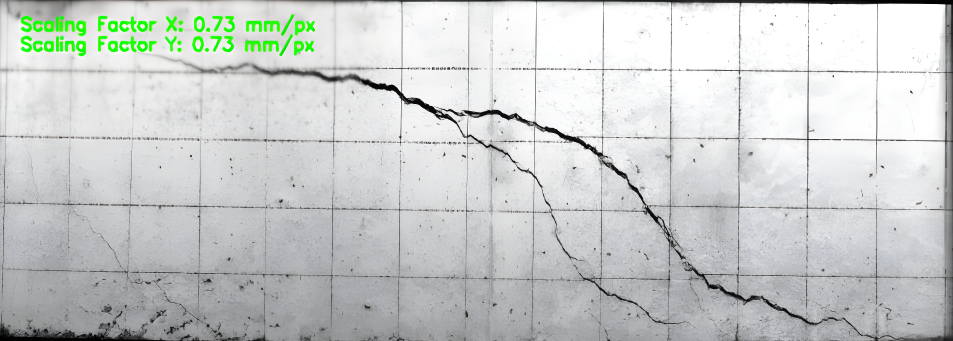
#> input picture testing_blurry.png, 1906 x 682 px (shown at 1/2 size); its folder holds only this picture in this run
$ python run_pipeline.py --image testing_blurry.png
#> lines starting #> are read from the running program, lines starting #| are printed output that depends on the picture; pictures that were not available may be replaced by others from this repository, and a replacement may not be noted
### utils.py


import os
from PIL import Image
import re
from remove_gridlines import remove_grid_pieces_only, inpaint_with_mask
import numpy as np
from skimage import io, exposure, img_as_ubyte
import cv2
import subprocess
import sys
from multiprocessing import Process, Queue
import time
import shutil
import threading
crack_segmentation_dir_string = "models/crack_segmentation"
crack_segmentation_dir = os.path.join(os.getcwd(), crack_segmentation_dir_string)

deep_crack_dir_string = "models/DeepCrack/codes"
deep_crack_dir = os.path.join(os.getcwd(), deep_crack_dir_string)
endpoint = 'http://127.0.0.1:8000'
def run_inference(tiles_dir, output_dir="experiment"):
    experiment_dir = os.path.join(crack_segmentation_dir, output_dir)
    empty_folder(experiment_dir)
    command = [
        sys.executable,
        "inference_unet.py",
        "-img_dir", f"./{tiles_dir}",
        "-model_path", "models/model_unet_vgg16_best.pt",
        "-model_type", "vgg16",
        "-out_viz_dir", "viz_result",
        "-out_pred_dir", output_dir,
        "-threshold", "0.2",
    ]

    try:
        result = subprocess.run(
            command,
            cwd=crack_segmentation_dir,
            check=True
        )
    except subprocess.CalledProcessError:
        print("- Inference process failed.")
        return False

    if result.returncode == 0:
        return True
    else:
        return False


# [119 lines left out: functions extract_deepcracks, getBinaryImage, join_tiles_after_inference, not called in this run]


def make_tiles_fixed_size(img, tile_size=512, save_dir=f"{crack_segmentation_dir_string}/tiles2_s"):
    """
    Splits an image into fixed-size tiles.
    """
    tiles_dir = os.path.join(os.getcwd(), save_dir)
    empty_folder(tiles_dir)
    tiles = split_image(img, tile_size=tile_size, save_dir=save_dir)

    # [4 lines of commented-out code are left out]


def split_image(img, tile_size=256, save_dir=None):
    """
    Split an image into tiles of size `tile_size x tile_size`.
    ⚡ THREADED: Saves tiles to disk in parallel when save_dir is given.
    """
    from concurrent.futures import ThreadPoolExecutor

    if isinstance(img, Image.Image):
        img = np.array(img)

    H, W = img.shape[:2]
    pieces = []
    save_tasks = []
    count = 1

    for y in range(0, H, tile_size):
        for x in range(0, W, tile_size):
            tile = img[y:y+tile_size, x:x+tile_size].copy()
            pieces.append(tile)
            if save_dir:
                save_tasks.append((tile, count))
            count += 1

    if save_dir and save_tasks:
        os.makedirs(save_dir, exist_ok=True)

        def _save_tile(args):
            tile, idx = args
            tile_img = Image.fromarray(tile)
            tile_img.save(os.path.join(save_dir, f"{idx}.png"))

        with ThreadPoolExecutor() as executor:
            list(executor.map(_save_tile, save_tasks))

    return pieces

# [34 lines left out: function join_tiles_from_folder, not called in this run]


import cv2

# [22 lines left out: function overlay_binary_images, not called in this run]

def empty_folder(folder_path):
    """
    Deletes all files and subfolders inside folder_path,
    but keeps the folder itself.
    """
    if not os.path.exists(folder_path):
        os.makedirs(folder_path, exist_ok=True)
        return

    for name in os.listdir(folder_path):
        path = os.path.join(folder_path, name)
        try:
            if os.path.isfile(path) or os.path.islink(path):
                os.unlink(path)
            elif os.path.isdir(path):
                shutil.rmtree(path)
        except Exception as e:
            print(f"⚠️ Failed to delete {path}: {e}")


# [191 lines left out: functions night_vision_lab, enhance_contrast_in_directory, enhance_contrast, resize_image, _run_unet_parallel_wrapper, _run_deepcrack_parallel_wrapper and 1 more, not called in this run]

# [10 lines of commented-out code are left out]

### run_pipeline.py
"""
Headless crack-extraction pipeline (no GUI windows, no gridline removal, no IOPaint).

Mirrors crack.py -> process_image():
    1. upscale the image x2 (bicubic, or RealESRGAN through IOPaint with --iopaint like crack.py)
    2. UNet (models/crack_segmentation) on 300px tiles
    3. DeepCrack (models/DeepCrack) on 400px tiles with contrast enhancement
    4. merge both predictions (pixel-wise max)
    5. threshold -> binary crack mask
    6. keep only cracks inside the dataset's reference mask

Usage:
    python run_pipeline.py --image "<path to image>" [--reference <ref.png>] [--out outputs] [--iopaint]

--iopaint needs the IOPaint server on port 8000 (see "iopaint commands").

If --reference is omitted, references/<dataset folder>_ref.png is used
(same naming as gen_ref_mask.get_reference_path).
"""
import argparse
import os
import re

import cv2
import numpy as np

from utils import (make_tiles_fixed_size, run_inference, join_tiles_after_inference,
                   overlay_binary_images, crack_segmentation_dir_string)
from deepcrack_pipeline import start_deepcrack_pipeline, deep_crack_dir_string
from remove_gridlines import intersect_masks

SCALE_FACTOR = 2        # crack.py: scale_image_factor
UNET_TILE_SIZE = 300    # crack.py: _TILE_SIZE
DEEPCRACK_TILE_SIZE = 400  # remove_gridlines(): tile_size when not making a reference
THRESHOLD_VALUE = 23    # crack.py: threshold_value
REFERENCE_FOLDER = "references"


def get_reference_path(dataset_folder):
    name = re.sub(r'[^\w\-]', '_', os.path.basename(os.path.normpath(dataset_folder)))
    return os.path.join(REFERENCE_FOLDER, f"{name}_ref.png")


def upscale(img, scale):
    # Same size rule as scale_image.scale_image(), without the RealESRGAN server.
    if (scale == 2 and img.shape[1] > 1800) or (scale == 4 and img.shape[1] > 3000):
        return img
    return cv2.resize(img, (img.shape[1] * scale, img.shape[0] * scale), interpolation=cv2.INTER_CUBIC)


# [5 lines left out: function get_binary_image_of_cracks, not called in this run]


def run_unet(image):
    make_tiles_fixed_size(image, tile_size=UNET_TILE_SIZE)
    if not run_inference("tiles2_s", output_dir="experiment"):
        raise RuntimeError("UNet inference failed")
    return join_tiles_after_inference(crack_segmentation_dir_string, "experiment",
                                      tile_size=UNET_TILE_SIZE,
                                      original_h=image.shape[0], original_w=image.shape[1])


# [48 lines left out: functions run_deepcrack, run_deepcrack_only, run_unet_only, not called in this run]


def main():
    parser = argparse.ArgumentParser(description="Extract a binary crack mask from one image.")
    parser.add_argument("--image", required=True)
    parser.add_argument("--reference", default=None)
    parser.add_argument("--no-reference", action="store_true",
                        help="skip the reference intersection; only the unmasked binary is saved")
    parser.add_argument("--out", default="outputs")
    parser.add_argument("--threshold", type=int, default=THRESHOLD_VALUE)
    parser.add_argument("--iopaint", action="store_true",
                        help="upscale with RealESRGAN via the IOPaint server (scale_image.py)")
    parser.add_argument("--size", default=None, metavar="WxH",
                        help="resize image and reference to WxH (e.g. 448x224); the models still run "
                             "on the x2 upscaled image and the result is brought back to WxH")
    parser.add_argument("--deepcrack-only", action="store_true",
                        help="run only DeepCrack on the image as-is (no upscale, UNet or reference) "
                             "and threshold its output")
    parser.add_argument("--unet-only", action="store_true",
                        help="run only UNet (no DeepCrack or reference) and threshold its output")
    parser.add_argument("--upscale", type=int, default=None,
                        help="upscale factor before the models (2 or 4; RealESRGAN with --iopaint). "
                             "Default: 2 for the full pipeline, 1 for --unet-only")
    parser.add_argument("--deepcrack-tile", type=int, default=DEEPCRACK_TILE_SIZE,
                        help="DeepCrack tile size in px; lower = more aggressive")
    args = parser.parse_args()

    image = cv2.imread(args.image)
#> image is the input picture: shape (682, 1906, 3); mean B, G, R 203.9, 205.3, 201.8
    if image is None:
        raise FileNotFoundError(args.image)
    if args.deepcrack_only:
        run_deepcrack_only(image, args)
        return
    if args.unet_only:
        args.upscale = args.upscale or 1
        run_unet_only(image, args)
        return
    print(f"[INFO] image: {args.image} {image.shape}")
#| [INFO] image: testing_blurry.png (682, 1906, 3)
    if args.no_reference:
        reference = np.full(image.shape[:2], 255, np.uint8)  # keeps everything
        print("[INFO] no reference intersection")
    else:
        ref_path = args.reference or get_reference_path(os.path.dirname(os.path.abspath(args.image)))
        reference = cv2.imread(ref_path, cv2.IMREAD_GRAYSCALE)
#> reference: shape (682, 1906); min 0, max 255, mean 203.6
        if reference is None:
            raise FileNotFoundError(ref_path)
        print(f"[INFO] reference: {ref_path} {reference.shape}")
#| [INFO] reference: references/t1_ref.png (682, 1906)

    size = None
    if args.size:
        size = tuple(int(v) for v in args.size.lower().split("x"))  # (W, H)
        image = cv2.resize(image, size, interpolation=cv2.INTER_AREA)
        # INTER_AREA + ">0" keeps thin reference cracks that nearest-neighbour would drop
        reference = np.where(cv2.resize(reference, size, interpolation=cv2.INTER_AREA) > 0, 255, 0).astype(np.uint8)
        print(f"[INFO] resized image and reference to {size[0]}x{size[1]}")
    input_image = image

    factor = args.upscale or SCALE_FACTOR
    if args.iopaint:
        from scale_image import scale_image
        print(f"[→] RealESRGAN x{factor} upscale via IOPaint ...")
        image = scale_image(image, factor)
    else:
        image = upscale(image, factor)
    print(f"[INFO] upscaled to {image.shape}")
#| [INFO] upscaled to (682, 1906, 3)
    if size is None and reference.shape != image.shape[:2]:
        print(f"[WARN] resizing reference {reference.shape} -> {image.shape[:2]}")
        reference = cv2.resize(reference, (image.shape[1], image.shape[0]), interpolation=cv2.INTER_NEAREST)

    print("[→] UNet ...")
    unet = run_unet(image)
#> after the loop in split_image, `for y in range(0, H, tile_size):`: count = 22; pieces = 21 items
#> in _save_tile (call 15), `tile_img = Image.fromarray(tile)`:
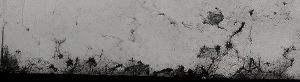
#> tile_img: PIL image 300x82 RGB; mean R, G, B 126.9, 125.6, 124.1
#> in _save_tile (call 16), `tile_img = Image.fromarray(tile)`:
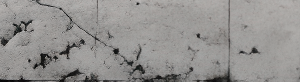
#> tile_img: PIL image 300x82 RGB; mean R, G, B 147.4, 145.7, 143.8
#> in _save_tile (call 17), `tile_img = Image.fromarray(tile)`:
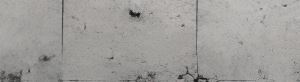
#> tile_img: PIL image 300x82 RGB; mean R, G, B 159.2, 157.5, 155.5
#> in _save_tile (call 18), `tile_img = Image.fromarray(tile)`:
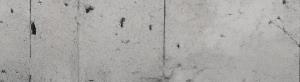
#> tile_img: PIL image 300x82 RGB; mean R, G, B 169.2, 167.2, 165.2
#> in _save_tile (call 19), `tile_img = Image.fromarray(tile)`:
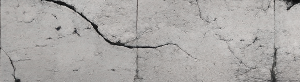
#> tile_img: PIL image 300x82 RGB; mean R, G, B 170.7, 168.1, 166.2
#> in _save_tile (call 20), `tile_img = Image.fromarray(tile)`:
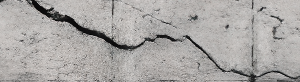
#> tile_img: PIL image 300x82 RGB; mean R, G, B 169.7, 167, 165.1
#> in _save_tile (call 21), `tile_img = Image.fromarray(tile)`:
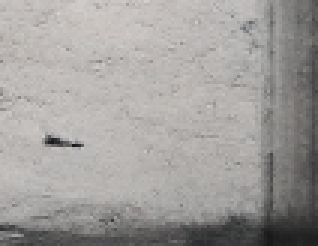
#> tile_img: PIL image 106x82 RGB (shown 3 times larger); mean R, G, B 160.3, 158.1, 156.2
    print("[→] DeepCrack ...")
    print(f"[INFO] DeepCrack tile size: {args.deepcrack_tile}")
    deepcrack = run_deepcrack(image, args.deepcrack_tile)

    merged = overlay_binary_images(unet, deepcrack)
    if size is not None:
        merged = cv2.resize(merged, size, interpolation=cv2.INTER_AREA)
        image = input_image
    binary_no_ref = get_binary_image_of_cracks(merged, args.threshold)
    binary = intersect_masks(reference, binary_no_ref)

    os.makedirs(args.out, exist_ok=True)
    stem = re.sub(r"[^\w\-]", "_", os.path.splitext(os.path.basename(args.image))[0])
    if args.deepcrack_tile != DEEPCRACK_TILE_SIZE:
        stem += f"_dc{args.deepcrack_tile}"
    if factor != SCALE_FACTOR:
        stem += f"_x{factor}"
    if args.iopaint:
        stem += "_iopaint"
    if size is not None:
        stem += f"_{size[0]}x{size[1]}"
    overlay = image.copy()
    overlay[binary > 0] = (0, 0, 255)
    outputs = {
        f"{stem}_binary.png": binary,
        f"{stem}_binary_no_reference.png": binary_no_ref,
        f"{stem}_overlay.png": overlay,
        f"{stem}_unet_raw.png": unet,
        f"{stem}_deepcrack_raw.png": deepcrack,
    }
    if size is not None:
        outputs[f"{stem}_reference.png"] = reference
    if args.no_reference:
        del outputs[f"{stem}_binary.png"]  # identical to the _no_reference file
        outputs[f"{stem}_overlay.png"] = overlay
    for name, img in outputs.items():
        cv2.imwrite(os.path.join(args.out, name), img)
        print(f"[✓] saved {os.path.join(args.out, name)}")
    print(f"[INFO] crack pixels: {int(np.count_nonzero(binary))} "
          f"(without reference: {int(np.count_nonzero(binary_no_ref))})")


if __name__ == "__main__":
    main()
#> (the call stopped at in run_inference, `result = subprocess.run( command, cwd=crack_segmentation_dir, check=Tr..`: subprocess is not available in this run)

$ run again, on references/sample-D-1700.jpg
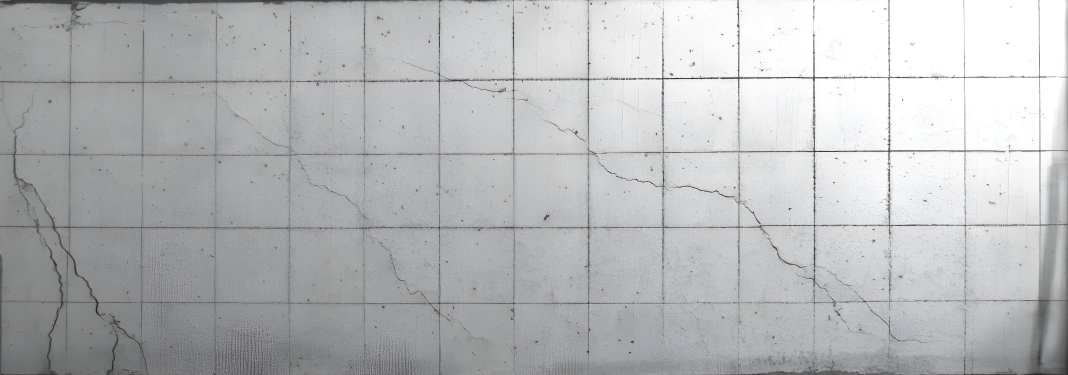
#> input picture references/sample-D-1700.jpg, 2136 x 750 px (shown at 1/2 size)
#> in main, image is the input picture: shape (750, 2136, 3); mean B, G, R 186.3, 184.6, 183.5
#| [INFO] image: references/sample-D-1700.jpg (750, 2136, 3)
#| [INFO] reference: references/references_ref.png (750, 2136)
#| [INFO] upscaled to (750, 2136, 3)
#> after the loop in split_image, `for y in range(0, H, tile_size):`: count = 25; pieces = 24 items
#> tile_img: PIL image 36x300 RGB
#> tile_img: PIL image 300x300 RGB
#> tile_img: PIL image 36x300 RGB
#> tile_img: PIL image 300x150 RGB
#> in _save_tile (call 23), `tile_img = Image.fromarray(tile)`:
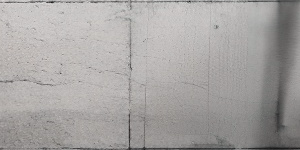
#> tile_img: PIL image 300x150 RGB; mean R, G, B 166.2, 163.4, 162
#> in _save_tile (call 24), `tile_img = Image.fromarray(tile)`:
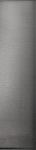
#> tile_img: PIL image 36x150 RGB; mean R, G, B 121.5, 120, 118.9

$ run again, on references/sample-D-868.jpg
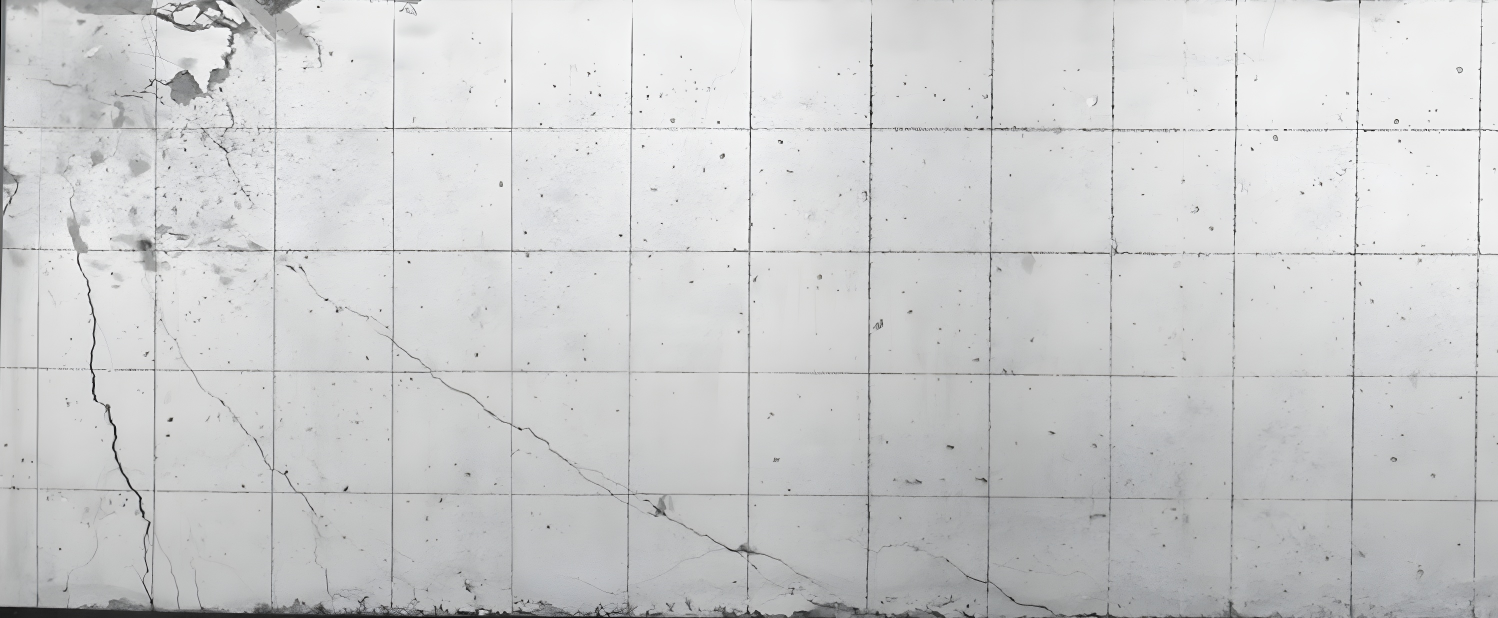
#> input picture references/sample-D-868.jpg, 2996 x 1236 px (shown at 1/2 size)
#> in main, image is the input picture: shape (1236, 2996, 3); mean B, G, R 205.2, 204.7, 203.9
#| [INFO] image: references/sample-D-868.jpg (1236, 2996, 3)
#| [INFO] reference: references/references_ref.png (1236, 2996)
#| [INFO] upscaled to (1236, 2996, 3)
#> after the loop in split_image, `for y in range(0, H, tile_size):`: count = 51; pieces = 50 items
#> tile_img: PIL image 296x300 RGB
#> tile_img: PIL image 300x300 RGB
#> in _save_tile (call 20), `tile_img = Image.fromarray(tile)`:
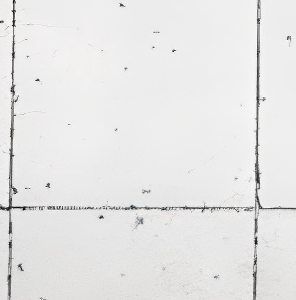
#> tile_img: PIL image 296x300 RGB; mean R, G, B 230.8, 230.5, 230.2
#> tile_img: PIL image 300x300 RGB
#> tile_img: PIL image 296x300 RGB
#> tile_img: PIL image 300x300 RGB
#> in _save_tile (call 40), `tile_img = Image.fromarray(tile)`:
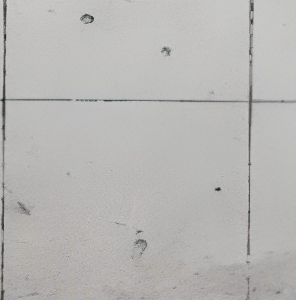
#> tile_img: PIL image 296x300 RGB; mean R, G, B 184.1, 182.9, 181.5
